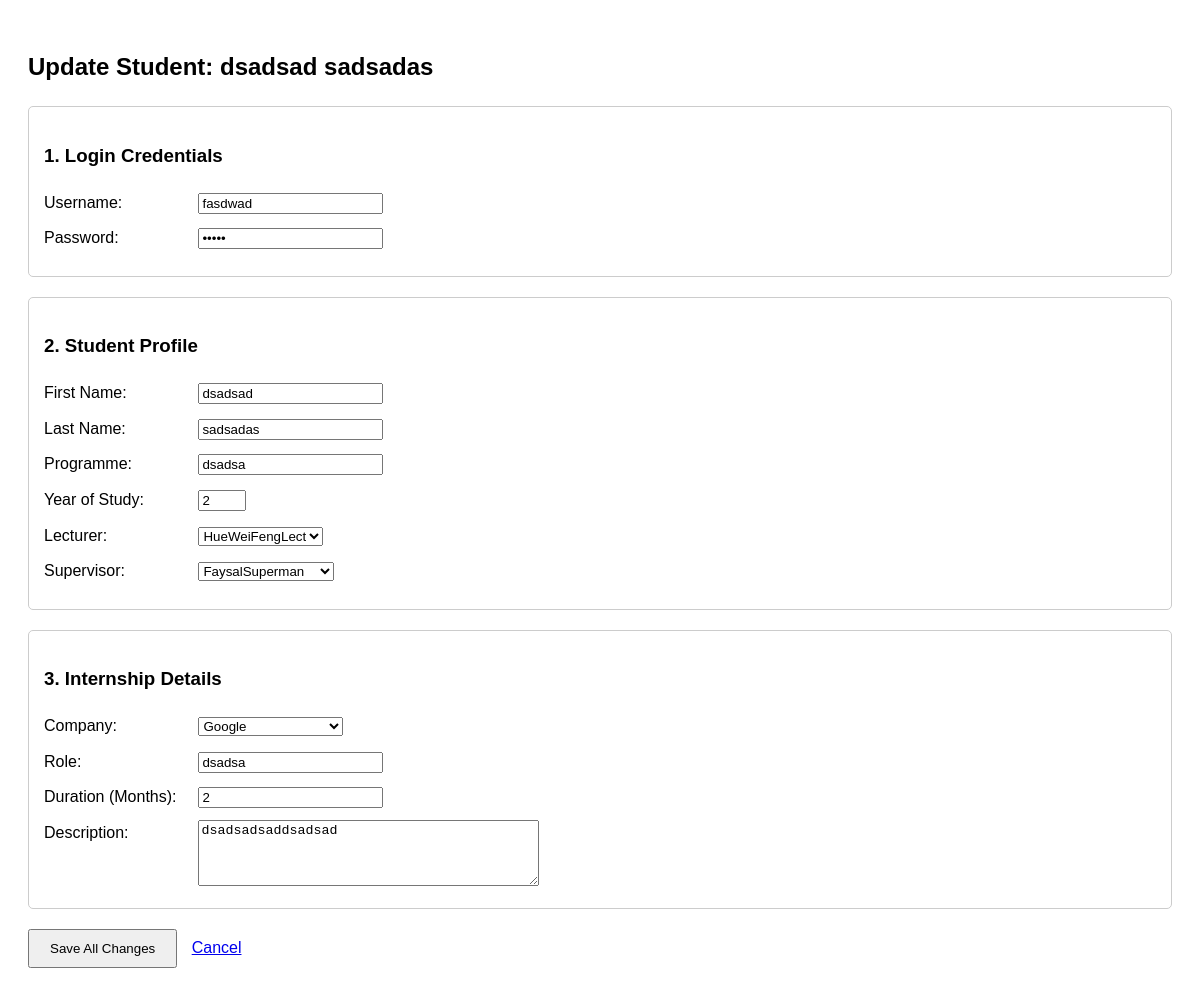
The app's page /AdminDashboard/StudentFunctions/UpdateStudent.php?id=17 (signed in) with its own data.
### tables this page shows
CREATE TABLE `studentaccountlist` (
  `StudentAccountID` int(11) NOT NULL,
  `Password` varchar(100) NOT NULL,
  `Username` varchar(100) NOT NULL,
  `AdminAccountID` int(11) NOT NULL
);

CREATE TABLE `studentprofile` (
  `StudentProfileID` int(11) NOT NULL,
  `StudentAccountID` int(11) NOT NULL,
  `FirstName` varchar(100) NOT NULL,
  `LastName` varchar(100) NOT NULL,
  `ProgrammeCode` varchar(100) NOT NULL,
  `YearOfStudy` int(11) NOT NULL,
  `AssesorAccountIDLect` int(11) DEFAULT NULL,
  `AssesorAccountIDSuper` int(11) DEFAULT NULL
);

CREATE TABLE `assesoraccountlist` (
  `AssessorAccountID` int(11) NOT NULL,
  `Password` varchar(100) NOT NULL,
  `Username` varchar(100) NOT NULL,
  `AdminAccountID` int(11) NOT NULL,
  `AssesorType` enum('Lecturer','Supervisor') NOT NULL
);

CREATE TABLE `internship` (
  `InternshipID` int(11) NOT NULL,
  `StudentAccountID` int(11) NOT NULL,
  `CompanyINT` int(11) DEFAULT NULL,
  `Role` varchar(100) NOT NULL,
  `Months_duration` int(11) NOT NULL,
  `Description` varchar(200) DEFAULT NULL
);

CREATE TABLE `companynamelist` (
  `CompanyInt` int(11) NOT NULL,
  `CompanyName` varchar(100) NOT NULL
);

### ExecutePStatement.php (called while the page is built, shortened)
<?php
function executePreparedStatement($sql, $params) {
    global $conn;
    $stmt = $conn->prepare($sql);
    if (!empty($params)) {
        $stmt->bind_param(str_repeat('s', count($params)), ...$params);
    }
    if (stripos($sql, "SELECT") === 0) {
        $stmt->execute();
        $result = $stmt->get_result();
    } else {
        $result = $stmt->execute();
    }
    return $result;
}
?>

### AdminDashboard/StudentFunctions/UpdateStudent.php (the view, shortened to what this page needs)
<?php
include '../../Connection.php';
include '../../ExecutePStatement.php';
$studentID = $_GET['id'] ?? $_POST['id'] ?? null;
$fetchSql = "SELECT acc.Username, acc.Password, prof.*,
                    intern.CompanyINT, intern.Role, intern.Months_duration, intern.Description
             FROM studentaccountlist acc
             JOIN studentprofile prof ON acc.StudentAccountID = prof.StudentAccountID
             LEFT JOIN internship intern ON acc.StudentAccountID = intern.StudentAccountID
             WHERE acc.StudentAccountID = ?";
$fetchResult = executePreparedStatement($fetchSql, [$studentID]);
$studentData = $fetchResult->fetch_assoc();
$lecturers = executePreparedStatement("SELECT AssessorAccountID, Username FROM assesoraccountlist WHERE AssesorType = ?", ['Lecturer']);
$supervisors = executePreparedStatement("SELECT AssessorAccountID, Username FROM assesoraccountlist WHERE AssesorType = ?", ['Supervisor']);
$companies = $conn->query("SELECT * FROM companynamelist");
?>
<!DOCTYPE html>
<html lang="en">
<head>
</head>
<body>
    <h2>Update Student: <?php echo htmlspecialchars($studentData['FirstName'] . " " . $studentData['LastName']); ?></h2>
    <form action="" method="post">
        <div class="form-section">
            <h3>1. Login Credentials</h3>
            <label>Username:</label>
            <input type="text" name="username" value="<?php echo htmlspecialchars($studentData['Username']); ?>" required><br>
            <label>Password:</label>
            <input type="password" name="password" value="<?php echo htmlspecialchars($studentData['Password']); ?>" required>
        </div>
        <div class="form-section">
            <h3>2. Student Profile</h3>
            <label>First Name:</label>
            <input type="text" name="firstname" value="<?php echo htmlspecialchars($studentData['FirstName']); ?>" required><br>
            <label>Last Name:</label>
            <input type="text" name="lastname" value="<?php echo htmlspecialchars($studentData['LastName']); ?>" required><br>
            <label>Programme:</label>
            <input type="text" name="programme" value="<?php echo htmlspecialchars($studentData['ProgrammeCode']); ?>" required><br>
            <label>Year of Study:</label>
            <input type="number" name="year" value="<?php echo htmlspecialchars($studentData['YearOfStudy']); ?>" min="1" max="4" required><br>
            <label>Lecturer:</label>
            <select name="lecturer">
                <?php while($l = $lecturers->fetch_assoc()): ?>
                    <option value="<?php echo $l['AssessorAccountID']; ?>" <?php if($studentData['AssesorAccountIDLect'] == $l['AssessorAccountID']) echo 'selected'; ?>>
                        <?php echo htmlspecialchars($l['Username']); ?>
                    </option>
                <?php endwhile; ?>
            </select><br>
            <label>Supervisor:</label>
            <select name="supervisor">
                <?php while($s = $supervisors->fetch_assoc()): ?>
                    <option value="<?php echo $s['AssessorAccountID']; ?>" <?php if($studentData['AssesorAccountIDSuper'] == $s['AssessorAccountID']) echo 'selected'; ?>>
                        <?php echo htmlspecialchars($s['Username']); ?>
                    </option>
                <?php endwhile; ?>
            </select>
        </div>
        <div class="form-section">
            <h3>3. Internship Details</h3>
            <label>Company:</label>
            <select name="company_id" required>
                <?php while($c = $companies->fetch_assoc()): ?>
                    <option value="<?php echo $c['CompanyInt']; ?>" <?php if($studentData['CompanyINT'] == $c['CompanyInt']) echo 'selected'; ?>>
                        <?php echo htmlspecialchars($c['CompanyName']); ?>
                    </option>
                <?php endwhile; ?>
            </select><br>
            <label>Role:</label>
            <input type="text" name="role" value="<?php echo htmlspecialchars($studentData['Role'] ?? ''); ?>" required><br>
            <label>Duration (Months):</label>
            <input type="number" name="duration" value="<?php echo htmlspecialchars($studentData['Months_duration'] ?? ''); ?>" required><br>
            <label style="vertical-align: top;">Description:</label>
            <textarea name="description" rows="4" cols="40"><?php echo htmlspecialchars($studentData['Description'] ?? ''); ?></textarea>
        </div>
        <div style="margin-top: 20px;">
            <button type="submit" style="padding: 10px 20px; cursor: pointer;">Save All Changes</button>
            <a href="../Databases/StudentDatabase.php" style="margin-left: 10px;">Cancel</a>
        </div>
    </form>
</body>
</html>

### AdminDashboard/StudentFunctions/UpdateStudent.php (style rules this page uses)
body { font-family: sans-serif; line-height: 1.6; padding: 20px; }
.form-section { border: 1px solid #ccc; padding: 15px; margin-bottom: 20px; border-radius: 5px; }
label { display: inline-block; width: 150px; margin-bottom: 10px; }

### records on screen
studentaccountlist: studentprofile.FirstName+LastName "dsadsad sadsadas", username "fasdwad", firstname "dsadsad", lastname "sadsadas", programme "dsadsa", year "2", role "dsadsa", duration "2", description "dsadsadsaddsadsad"
studentprofile: lecturer "HueWeiFengLect", supervisor "FaysalSuperman"
internship: company_id "Google"
